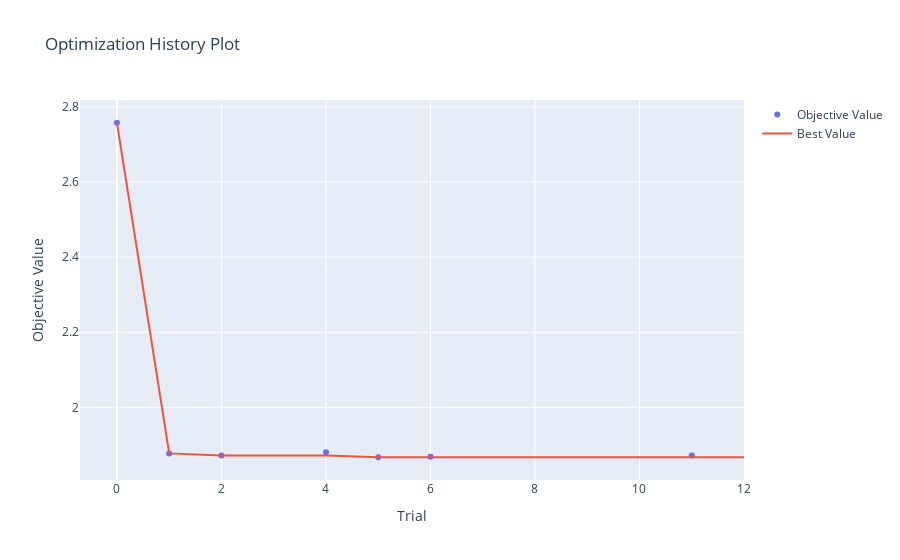

Notebook source saved alongside this figure:
### Code cell
plot_optimization_history(study)

### Figure 1 — Plotly figure (JSON) as saved in the notebook; plotly's stock layout.template omitted (floating-point values rounded to 4 significant figures)
{"data": [{"mode": "markers", "name": "Objective Value", "type": "scatter", "x": [0, 1, 2, 4, 5, 6, 11], "y": [2.758, 1.877, 1.872, 1.88, 1.867, 1.868, 1.872]}, {"mode": "lines", "name": "Best Value", "type": "scatter", "x": [0, 1, 2, 3, 4, 5, 6, 7, 8, 9, 10, 11, 12], "y": [2.758, 1.877, 1.872, 1.872, 1.872, 1.867, 1.867, 1.867, 1.867, 1.867, 1.867, 1.867, 1.867]}, {"marker": {"color": "#cccccc"}, "mode": "markers", "name": "Infeasible Trial", "showlegend": false, "type": "scatter", "x": [], "y": []}], "layout": {"title": {"text": "Optimization History Plot"}, "xaxis": {"title": {"text": "Trial"}}, "yaxis": {"title": {"text": "Objective Value"}}}}
